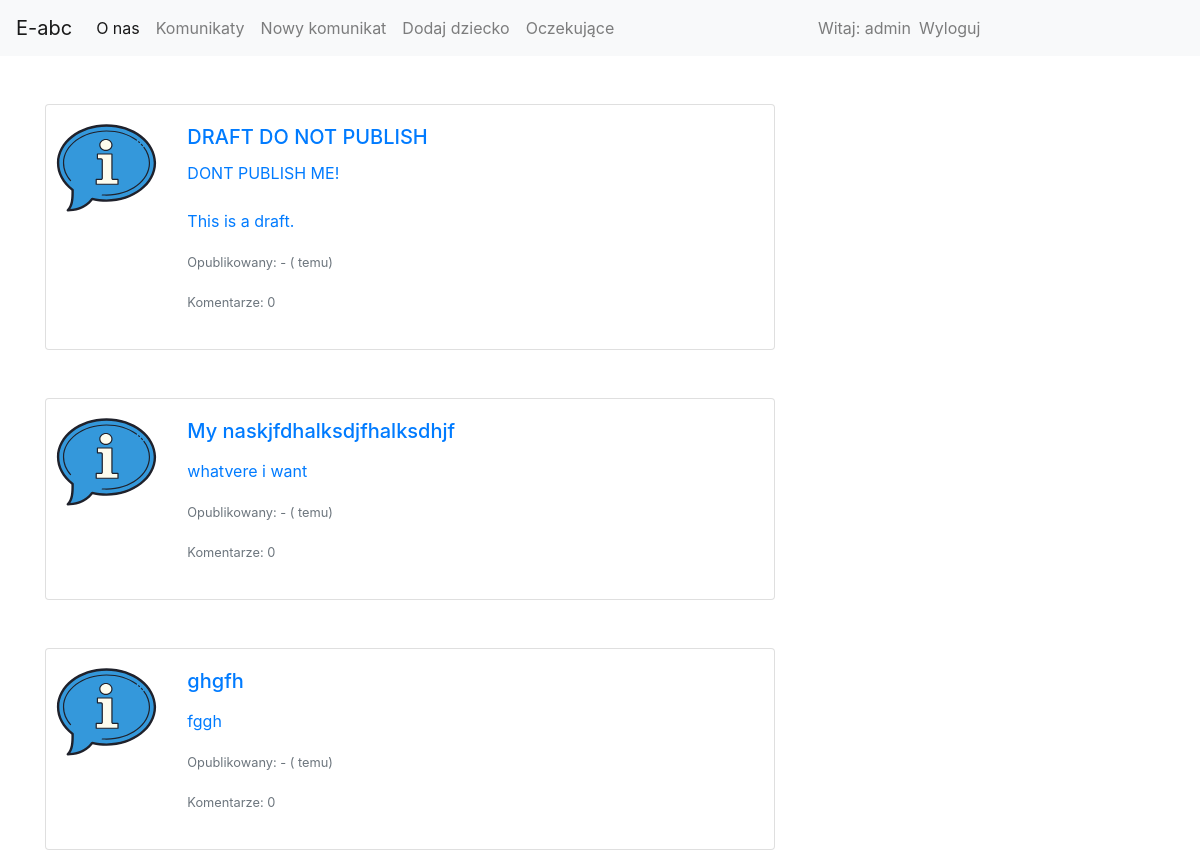
/drafts/ (signed in), run on the app's committed database.
### blog/models.py (models this page shows, shortened)
class Post(models.Model):
    author = models.ForeignKey('auth.User', default=4, on_delete=models.CASCADE)
    title = models.CharField(max_length=200)
    text = models.TextField()
    created_date = models.DateTimeField(default=timezone.now)
    published_date = models.DateTimeField(blank=True, null=True)
    viewed_by = models.TextField(default="")
    def approve_comments(self):
        return self.comments.filter(approved_comment=True)
    def not_approve_comments(self):
        return self.comments.filter(approved_comment=False)

### blog/views.py (the view)
# urls.py: url(r'^drafts/$', views.DraftListView.as_view(), name='post_draft_list'),
class DraftListView(LoginRequiredMixin,ListView):
    login_url = '/login/'
    redirect_field_name = 'blog/post_list.html'
    model = Post
    def get_queryset(self):
        return Post.objects.filter(published_date__isnull=True).order_by('created_date')

### blog/templates/blog/post_list.html (shortened to what this page needs)
{% extends 'blog/base.html' %}
{% load static %}
{% block content %}
<div class="centerstage">
{% if user.is_authenticated %}
    {% for post in post_list %}
<div class="card mt-5" style="max-width: 740px;">
  <a href="{% url 'add_username' pk=post.pk %}">
  <div class="row no-gutters">
    <div class="col-2">
      <img class="card-img" src="{% static "img/info.svg" %}" alt="My image">
    </div>
    <div class="col-9">
      <div class="card-body">
        <h5 class="card-title">{{ post.title }}</h5>
        <p class="card-text">{{ post.text|safe|linebreaksbr|truncatewords_html:10 }} </p>
        <p class="card-text"><small class="text-muted"><p>Opublikowany: {{ post.published_date|date:" d.m.Y" }} - ({{ post.published_date|timesince }} temu)</p>
        <p>Komentarze: {{ post.approve_comments.count }}
        </small></p>
      </div>
    </div>
  </div></a>
</div>
    {% endfor %}
</div>
{% else %}
<h3>Musisz się zalogować, żeby zobaczyć aktualne informacje</h3>
{% endif %}
{% endblock %}

### blog/templates/blog/base.html (shortened to what this page needs)
<!DOCTYPE html>
{% load staticfiles %}
<html>
    <head>
        <link rel="stylesheet" href="https://stackpath.bootstrapcdn.com/bootstrap/4.3.1/css/bootstrap.min.css">
        <link rel="stylesheet" href="https://use.fontawesome.com/releases/v5.8.1/css/all.css">
        <link rel="stylesheet" href="//cdn.jsdelivr.net/medium-editor/latest/css/medium-editor.min.css" type="text/css" media="screen" charset="utf-8">
        <link rel="stylesheet" href="{% static 'css/blog.css' %}">
<body>
<nav class="navbar navbar-expand-md navbar-light bg-light">
  <a class="navbar-brand" href="#">E-abc</a>
  <div class="collapse navbar-collapse" id="navbarNav">
    <div class="d-flex justify-content-start">
    <ul class="navbar-nav">
      <li class="nav-item active">
        <a class="nav-link" href="{% url 'about'%}">O nas </a>
      </li>
      {% if user.is_authenticated %}
      <li class="nav-item">
        <a class="nav-link" href="{% url 'post_list' %}">Komunikaty<span class="sr-only">(current)</span></a>
      </li>
      {% if user.is_superuser %}
      <li class="nav-item">
        <a class="nav-link" href="{% url 'post_new' %}" >Nowy komunikat</a>
      </li>
      <li class="nav-item">
        <a class="nav-link" href="{% url 'kid_new' %}" >Dodaj dziecko</a>
      </li>
      <li>
        <a class="nav-link" href="{% url 'post_draft_list' %}">Oczekujące</a>
      </li>
      {% endif %}
      {% endif %}
      </ul>
    </div>
  </div>
  {% if user.is_authenticated %}
  <div class="collapse navbar-collapse" id="navbarNav">
      <div class="d-md-flex justify-content-end">
        <span class="navbar-text">Witaj:  {{ user.username }}  </span>
        <ul class="navbar-nav">
          <li class="nav-item">
            <a class="nav-link" href="{% url 'logout' %}">Wyloguj</a>
          </li>
        </ul>
      </div>
    </div>
    {% else %}
    <div class="d-md-flex justify-content-end">
        <ul class="navbar-nav">
          <li><a class="nav-link" href="{% url 'login' %}" ><i class="fas fa-user" id="login_ico"></i> Zaloguj </a></li>
        </ul>
    </div>
    {% endif %}
</nav>
        <div class="content container">
            <div class="row">
                <div class="col-md-8">
                  <div class="blog_posts">
                    {% block content %}
                    {% endblock %}
                  </div>
                </div>
            </div>
        </div>
</body>
</html>

### blog/static/css/blog.css (style rules this page uses)
.centerstage { margin-left: auto; margin-right: auto; }

### data on the page
Post: title "DRAFT DO NOT PUBLISH", text "DONT PUBLISH ME! This is a draft.", approve_comments.count "0"
Post: title "My naskjfdhalksdjfhalksdhjf", text "whatvere i want", approve_comments.count "0"
Post: title "ghgfh", text "fggh", approve_comments.count "0"

### other printed values
{{ user.username }} "admin"
